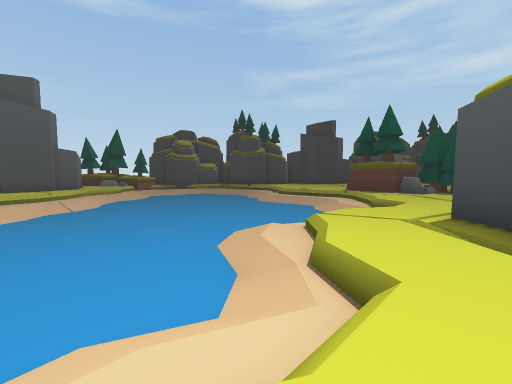
[1] (above)

20 first-person views from a walk through a Unity game level. The camera is 1.5 m above the floor, tilts 4° down and sees 90° across. The floor is counted in squares, 2 m on a side. Each view is taken from the middle of a square. On the plan, view 1 faces up. The plan holds only what a view shows up to about 9 squares ahead; the rest is blank. The place goes on beyond the plan. The player is left out.

[2]
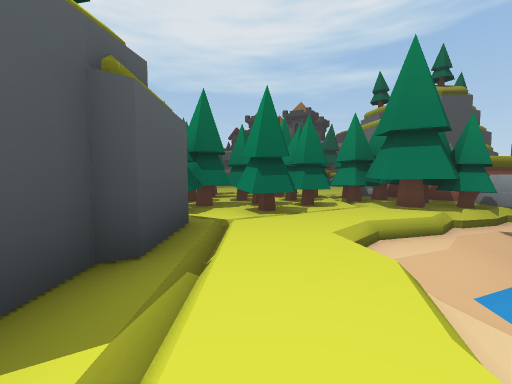

[3]
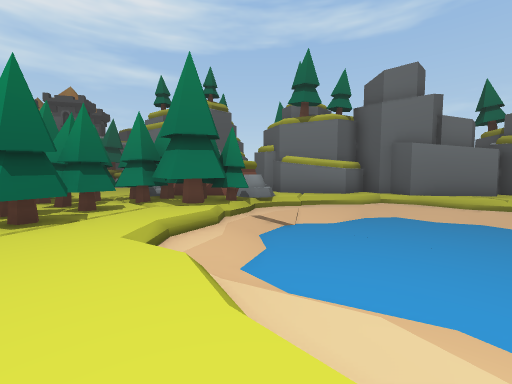

[4]
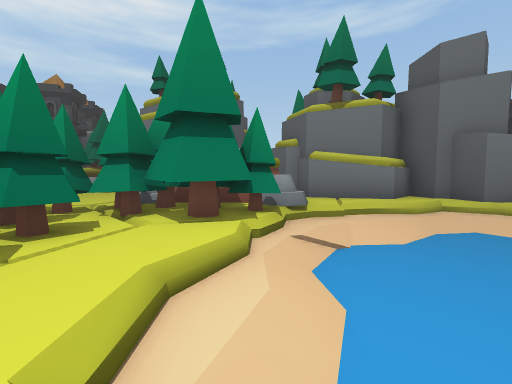

[5]
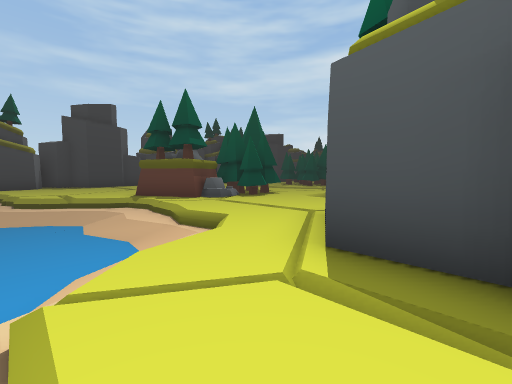

[6]
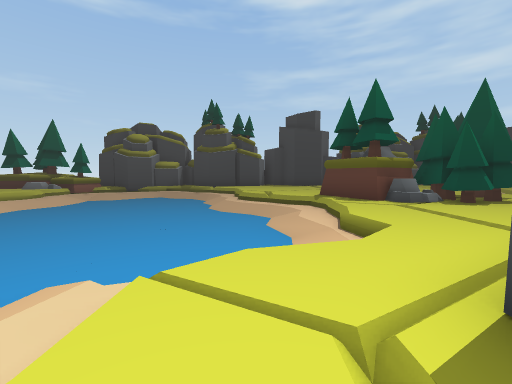

[7]
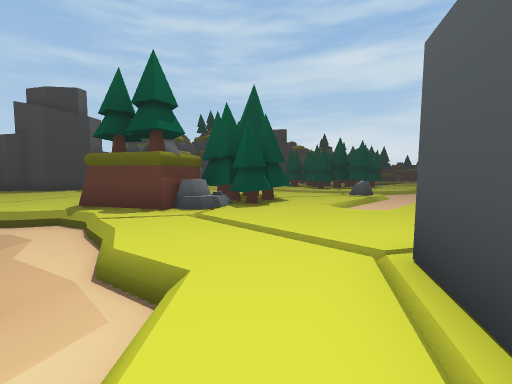

[8]
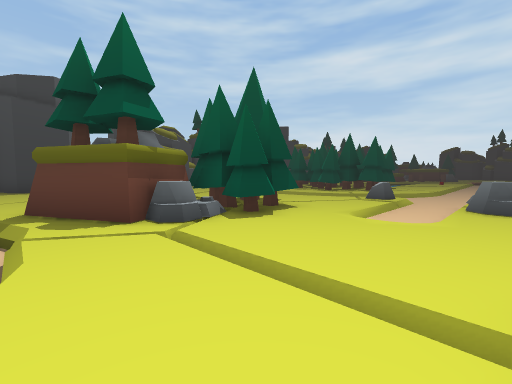

[9]
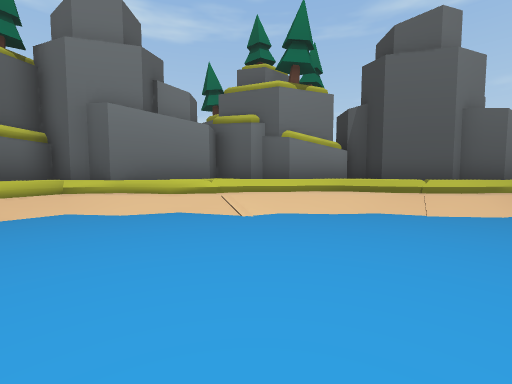

[10]
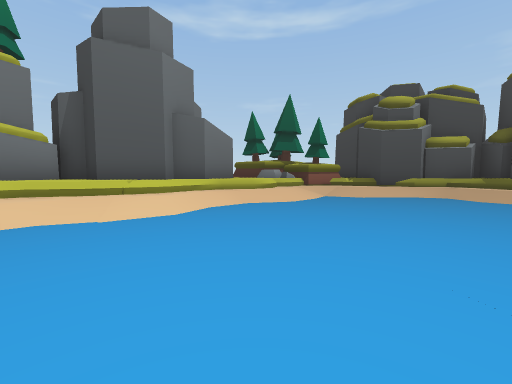

[11]
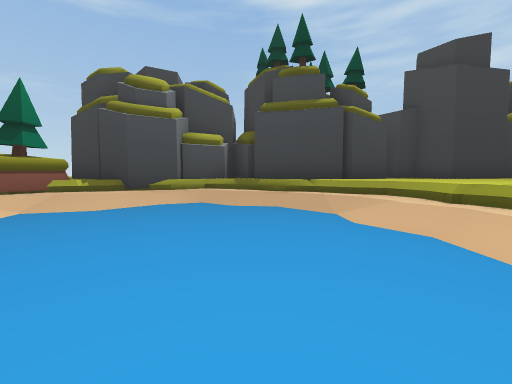

[12]
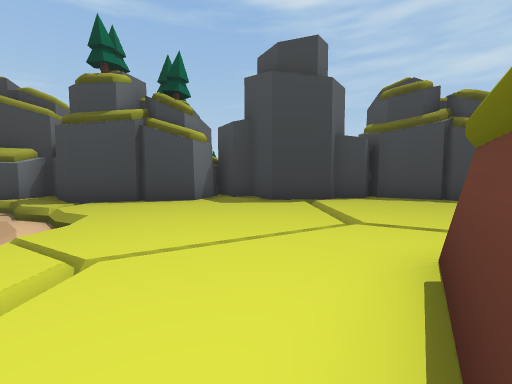

[13]
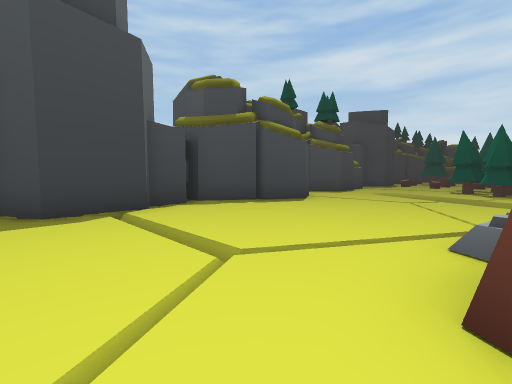

[14]
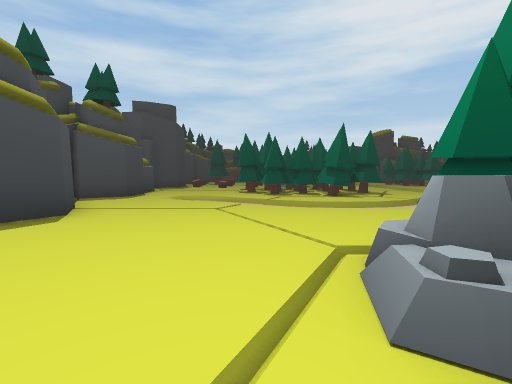

[15]
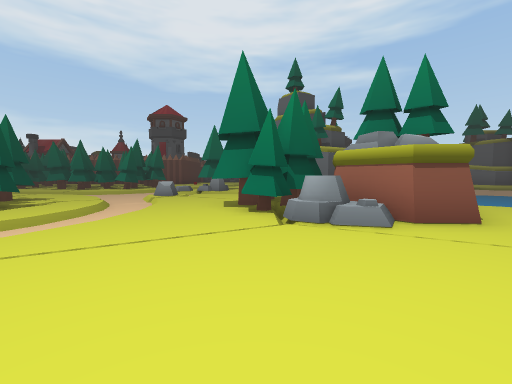

[16]
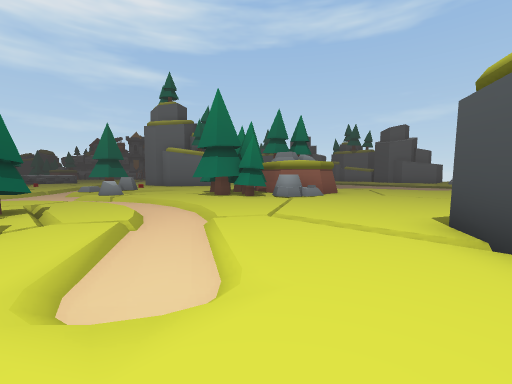

[17]
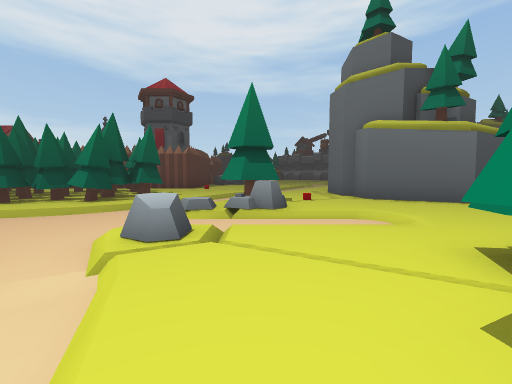

[18]
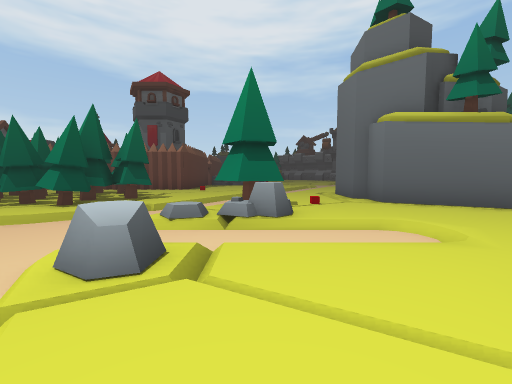

[19]
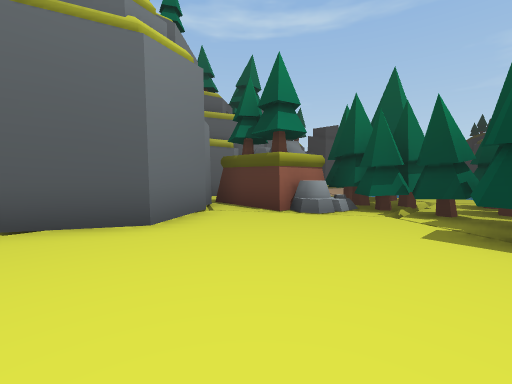

[20]
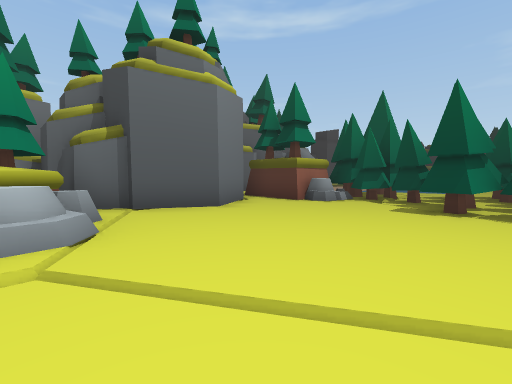

### Floor plan
Key: @ floor where view 1 was taken; # wall or solid block; . main floor; - floor 0.25 m lower than the main floor; _ floor 1.25 m lower than the main floor; / step, stairs or slope; = window, fence, low wall or low ledge; O other object.
Columns run from 12 left of view 1 to 15 right of it. Each row starts with its distance up from view 1.
 21          #    ####  #     #
 20     ##  #### ##..######   ##
 19     O####/.###........##....
 18     OO#/////................
 17     O///__///.............-/
 16      //_____//.........../-.
 15     //______//../../.././-/.
 14     ./______//....OOO...//..
 13    #=/_______//..O OOO..-/..
 12    #//_______///.O  OOO.-/.O
 11   ##=/_________//O#OOO#.//..
 10  ##.//_________//OOOOO/./-/.
  9 OO..//_________//.......O/-/
  8 OO..//_________///.../////--
  7  OO.//________//=....///O/--
  6  ##.//______///=....../O//-/
  5  #..//______//../##/../O/-/.
  4  ###//______//.#  ##...O-/.#
  3    #//______//.#   ##.. -..#
  2    #///____//=.#    #.  /..
  1    #..//////=..#
  0    OOO////O.@/OO
 -1    OOOO OOO#.OOOO
 -2      OOOOOOO.OOOO
 -3           OOOO O
 -4        O #O..OO
 -5        #OO/..OO
 -6        ##......
 -7         ##.....
 -8         ##.....
 -9        ##......
-10   OOO ##OO/../.
-11    OOO  OOO/...

Positions as (right, up) in squares from view 1, and headings:
1: (0, 0), facing up
2: (2, 5), facing down
3: (2, 5), facing down-left
4: (1, 3), facing down-left
5: (1, 3), facing up-right
6: (2, 3), facing up
7: (3, 5), facing up-right
8: (4, 6), facing up-right
9: (-2, 6), facing left
10: (-2, 8), facing up-left
11: (-2, 11), facing up
12: (4, 12), facing up
13: (4, 14), facing up-right
14: (6, 15), facing right
15: (9, 18), facing down
16: (15, 19), facing down-left
17: (11, 12), facing down
18: (11, 11), facing down
19: (1, -9), facing up-left
20: (2, -11), facing up-left
